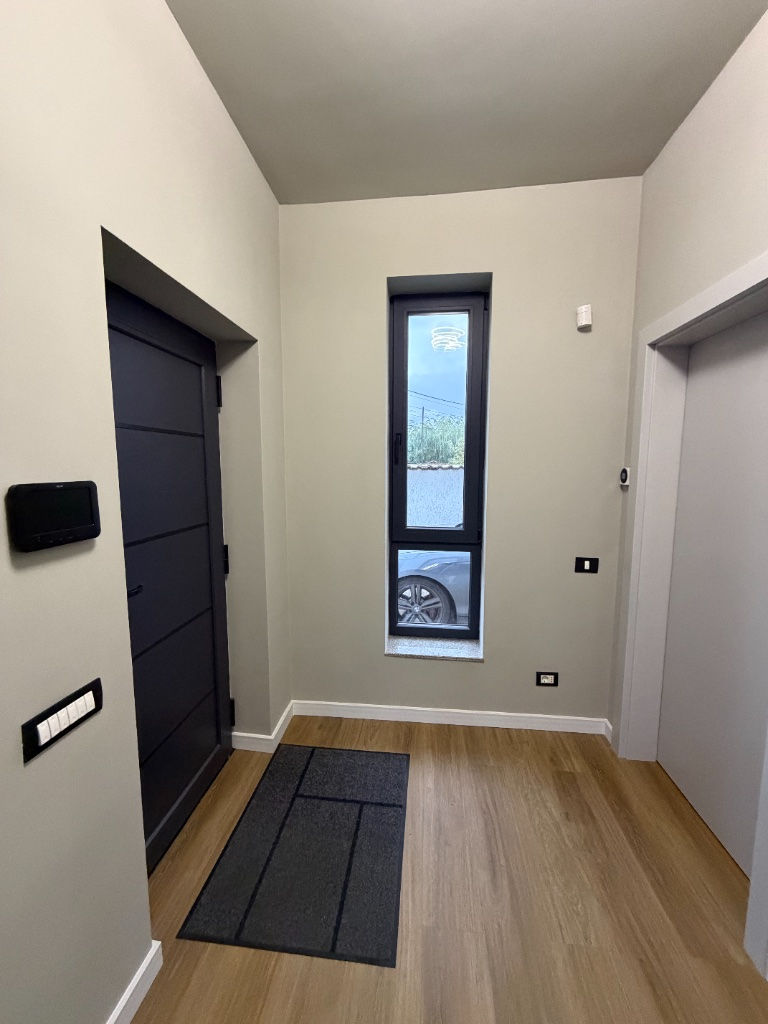
#> input picture .github/surse/cuier-hol/original.jpg, 768 x 1024 px
$ python render.py
#> lines starting #> are read from the running program, lines starting #| are printed output that depends on the picture
### .github/surse/cuier-hol/camera.py
"""Camera model of the hall photo, calibrated from straight room edges.

World frame (cm): X along the back wall (positive right, X=0 at the right corner),
Y up (Y=0 floor), Z out of the back wall towards the camera (Z=0 back wall plane).
The absolute scale comes from an assumed ceiling height H.
"""
import json
import os

import numpy as np
from scipy.optimize import least_squares

HERE = os.path.dirname(os.path.abspath(__file__))
PP = np.array([384.0, 512.0])
RN = 640.0

NAMES = ["f", "k1", "yaw", "pitch", "roll", "cx", "cy", "cz",
         "W", "hb", "ywt", "xwl", "xwr", "ys", "yd", "xl", "zc", "t93"]
SILL_PROTRUSION = 3.0


def rot(yaw, pitch, roll):
    cy, sy = np.cos(yaw), np.sin(yaw)
    cp, sp = np.cos(pitch), np.sin(pitch)
    cr, sr = np.cos(roll), np.sin(roll)
    R0 = np.diag([1.0, -1.0, -1.0])
    Ry = np.array([[cy, 0, sy], [0, 1, 0], [-sy, 0, cy]])
    Rx = np.array([[1, 0, 0], [0, cp, -sp], [0, sp, cp]])
    Rz = np.array([[cr, -sr, 0], [sr, cr, 0], [0, 0, 1]])
    return Rz @ Rx @ Ry @ R0


class Camera:
    def __init__(self, q, scale=1.0):
        self.q = dict(q)
        self.f = q["f"] * scale
        self.pp = PP * scale
        self.k1 = q["k1"]
        self.scale = scale
        self.R = rot(q["yaw"], q["pitch"], q["roll"])
        self.C = np.array([q["cx"], q["cy"], q["cz"]])

    def to_cam(self, P):
        return (self.R @ (np.atleast_2d(P) - self.C).T).T

    def project(self, P, distort=True):
        Pc = self.to_cam(P)
        uv = self.f * Pc[:, :2] / Pc[:, 2:3] + self.pp
        if distort and abs(self.k1) > 1e-9:
            uv = self._distort(uv)
        return uv

    # [8 lines left out: function _distort, not called in this run]

    def undistort(self, uv):
        d = np.atleast_2d(uv) - self.pp
        r2 = (d ** 2).sum(1, keepdims=True) / (RN * self.scale) ** 2
        return self.pp + d * (1 + self.k1 * r2)

    # [10 lines left out: functions ray, backproject, not called in this run]


def _line3d(name, q, H):
    W = q["W"]
    return np.array({
        "floor_back": ([-400, 0, 1.5], [100, 0, 1.5]),
        "base_top_back": ([-400, q["hb"], 1.5], [100, q["hb"], 1.5]),
        "ceil_back": ([-400, H, 0], [100, H, 0]),
        "corner_right": ([0, 0, 0], [0, H, 0]),
        "corner_left": ([-W, 0, 0], [-W, H, 0]),
        "ceil_right": ([0, H, 0], [0, H, 150]),
        "ceil_left": ([-W, H, 0], [-W, H, 150]),
        "win_top": ([-400, q["ywt"], 0], [100, q["ywt"], 0]),
        "win_left": ([q["xwl"], 0, 0], [q["xwl"], H, 0]),
        "win_right": ([q["xwr"], 0, 0], [q["xwr"], H, 0]),
        "sill_front": ([-400, q["ys"], SILL_PROTRUSION], [100, q["ys"], SILL_PROTRUSION]),
        "door_head": ([-1.2, q["yd"], 0], [-1.2, q["yd"], 150]),
        "door_leaf_bottom": ([q["xl"], 0, 0], [q["xl"], 0, 150]),
        "jamb_near": ([0, 0, q["zc"]], [0, H, q["zc"]]),
        "jamb_far": ([q["t93"], 0, q["zc"]], [q["t93"], H, q["zc"]]),
    }[name], float)


def calibrate(H):
#> called with H = 270
    segs = {k: np.array(v, float) for k, v in json.load(open(os.path.join(HERE, "segments.json"))).items()}
#> (reads .github/surse/cuier-hol/segments.json from the repository)
    s = H / 270.0

    def residuals(p):
        q = dict(zip(NAMES, p))
        cam = Camera(q)
        res = []
        for name, arr in segs.items():
            a, b = cam.project(_line3d(name, q, H), distort=False)
            n = np.array([-(b - a)[1], (b - a)[0]])
            n /= np.linalg.norm(n)
            for sg in arr:
                u = cam.undistort(np.linspace(sg[:2], sg[2:], 4))
                res.extend(((u - a) @ n).tolist())
        res.append(q["k1"] * 5)
        res.append(q["roll"] * 20)
        return np.array(res)

    p0 = np.array([380, 0.0, 0.1, 0.1, 0.0, -97 * s, 137 * s, 200 * s,
                   171 * s, 7 * s, 233 * s, -116 * s, -65 * s, 37 * s, 192 * s, 14 * s, 12 * s, 17 * s])
    sol = least_squares(residuals, p0, method="lm", max_nfev=20000)
    r = residuals(sol.x)[:-2]
    q = dict(zip(NAMES, map(float, sol.x)))
    q["H"] = H
    q["rms"] = float(np.sqrt((r ** 2).mean()))
    q["max"] = float(np.abs(r).max())
    return q


def load_camera(H=280.0, scale=1.0):
    path = os.path.join(HERE, f"camera_H{int(H)}.json")
    if not os.path.exists(path):
        json.dump(calibrate(H), open(path, "w"), indent=1)
    return Camera(json.load(open(path)), scale)


# [7 lines that do not run on import are left out]

### .github/surse/cuier-hol/design.py
"""Shared design parameters (cm) for the hall coat-rack proposal: wall LEFT of the window, no bench.

Coordinates: X along the back wall (X=0 at the corner with the right wall, negative towards the
window and the entrance-door wall), Y up from the floor, Z out of the back wall into the hall.
Measured on site: ceiling 270, wall between corner and window opening 55.0, window opening top
231.5 (38.5 below the ceiling), baseboard 8.0 high x 1.6 thick, brick wall, entrance door opens
90 degrees towards the window wall. The panel stands on the baseboard (which stays uncut): it must
not reach below the baseboard top.
Values marked "est." come from the calibrated photo and still deserve a check with the tape.
"""

SITE = dict(
    ceiling=270.0,
    window_x=(-116.0, -65.4),       # est. (opening width ~50.6)
    wall_w=55.0,
    window_top=231.5,
    sill_top=39.2,                  # est.
    sill_protrusion=3.0,            # est.
    baseboard_h=8.0,
    baseboard_t=1.6,
    wall_material="cărămidă",
    # entrance door in the left wall (hinges on the back-wall side, opens 90 deg into the hall)
    entry_open_z=(30.5, 113.3),     # est.
    entry_reveal_d=18.3,            # est.
    entry_head=194.0,               # est.
    entry_leaf_w=76.0,              # est.
    entry_leaf_t=6.0,
    entry_hinge_z=34.5,             # est.
    entry_handle=(6.0, 102.0, 6.5),  # est.: from free edge, height, projection
)
SITE["left_wall_x"] = SITE["window_x"][0] - SITE["wall_w"]

D = dict(
    n_slats=11, pitch=4.0, slat_w=2.7, slat_t=1.2, felt_t=0.9,
    hooks_up_y=178.0, hooks_up_slats=[2, 5, 8],
    hooks_lo_y=150.0, hooks_lo_slats=[3, 7],
    hook_r=1.1, hook_len=7.0, hook_tilt_deg=8.0,
    coat_depth=25.0,
)
D["panel_w"] = D["n_slats"] * D["pitch"]
ZF = D["felt_t"]
ZS = ZF + D["slat_t"]
N_SLATS = D["n_slats"]
EDGE = (D["pitch"] - D["slat_w"]) / 2.0
CUTS = []


class Layout:
    """Panel centred between the left wall and the window opening, top level with the window head,
    bottom resting on the top edge of the (uncut) baseboard."""

    def __init__(self, left_wall_x, window_x0, top, bottom):
        self.left_wall_x = left_wall_x
        self.window_x0 = window_x0
        self.wall_w = window_x0 - left_wall_x
        self.margin = (self.wall_w - D["panel_w"]) / 2.0
        self.x0 = left_wall_x + self.margin
        self.x1 = self.x0 + D["panel_w"]
        self.top = top
        self.bottom = bottom
        self.height = top - bottom

    def slat_x(self, i):
        a = self.x0 + EDGE + i * D["pitch"]
        return a, a + D["slat_w"]

    def slat_center(self, i):
        a, b = self.slat_x(i)
        return 0.5 * (a + b)

    def hooks(self):
        return ([(self.slat_center(i), D["hooks_up_y"]) for i in D["hooks_up_slats"]]
                + [(self.slat_center(i), D["hooks_lo_y"]) for i in D["hooks_lo_slats"]])


LAYOUT = Layout(SITE["left_wall_x"], SITE["window_x"][0], SITE["window_top"], SITE["baseboard_h"])
MARGIN = LAYOUT.margin
X0, X1 = LAYOUT.x0, LAYOUT.x1
D["panel_top"] = LAYOUT.top
D["panel_bottom"] = LAYOUT.bottom
D["panel_h"] = LAYOUT.height
slat_x = LAYOUT.slat_x
slat_center = LAYOUT.slat_center
hooks = LAYOUT.hooks


# [9 lines left out: function entry_door, not called in this run]

### .github/surse/cuier-hol/render.py
"""Render the coat-rack proposal into the hall photo using the calibrated camera."""
import os
import sys

import cv2
import numpy as np

from camera import load_camera
from design import CUTS, D, N_SLATS, SITE, ZF, ZS, Layout

HERE = os.path.dirname(os.path.abspath(__file__))
H_CEIL = SITE["ceiling"]
OUT = 2
SS = 2
RS = OUT * SS

VARIANTS = {
    "stejar": dict(slat="oak", felt=(0.105, 0.098, 0.100)),
    "antracit": dict(slat=(0.205, 0.180, 0.180), felt=(0.085, 0.080, 0.082)),
}

# ------------------------------------------------------------------ setup
cam1 = load_camera(H_CEIL)
cam = load_camera(H_CEIL, scale=RS)
# lay the panel out against the corner, window edge, window head and baseboard top as they appear in the photo
PHOTO_LEFT, PHOTO_WIN0, PHOTO_TOP = -cam1.q["W"], cam1.q["xwl"], cam1.q["ywt"]
PHOTO_BASE_TOP = cam1.q["hb"]
PHOTO_BASE_T = 1.5  # baseboard front plane used by the camera calibration (camera.py: base_top_back)
LY = Layout(PHOTO_LEFT, PHOTO_WIN0, PHOTO_TOP, PHOTO_BASE_TOP)
X0, X1, TOP, BOT = LY.x0, LY.x1, LY.top, LY.bottom
slat_x, hooks = LY.slat_x, LY.hooks
K = np.array([[cam.f, 0, cam.pp[0]], [0, cam.f, cam.pp[1]], [0, 0, 1.0]])
photo1 = cv2.imread(os.path.join(HERE, "original.jpg")).astype(np.float32) / 255.0
W, H = photo1.shape[1] * RS, photo1.shape[0] * RS
LIGHT = np.array([-90.0, 265.0, 110.0])
rng = np.random.RandomState(7)


def proj(P, c=cam):
    return c.project(np.atleast_2d(np.asarray(P, float)), distort=False)


def face_H(O, eu, ev, wu, hv, tw, th):
    A = np.diag([wu / tw, hv / th, 1.0])
    return K @ cam.R @ np.column_stack([eu, ev, np.asarray(O, float) - cam.C]) @ A


class Canvas:
    def __init__(self, bg):
        self.img = bg.copy()
        self.touch = np.zeros(bg.shape[:2], np.float32)

    def _bbox(self, Hm, tw, th, pad=3):
        pc = cv2.perspectiveTransform(np.array([[[0, 0], [tw, 0], [tw, th], [0, th]]], np.float64), Hm)[0]
        x0 = int(max(np.floor(pc[:, 0].min()) - pad, 0))
        x1 = int(min(np.ceil(pc[:, 0].max()) + pad, W))
        y0 = int(max(np.floor(pc[:, 1].min()) - pad, 0))
        y1 = int(min(np.ceil(pc[:, 1].max()) + pad, H))
        return x0, y0, x1, y1

    def face(self, tex, O, eu, ev, wu, hv, mask=None, shade=1.0, mult=None, solid=True):
        th, tw = tex.shape[:2]
        Hm = face_H(O, eu, ev, wu, hv, tw, th)
        x0, y0, x1, y1 = self._bbox(Hm, tw, th)
        if x1 <= x0 or y1 <= y0:
            return
        T = np.array([[1, 0, -x0], [0, 1, -y0], [0, 0, 1.0]]) @ Hm
        size = (x1 - x0, y1 - y0)
        rgb = cv2.warpPerspective(tex, T, size, flags=cv2.INTER_LINEAR, borderMode=cv2.BORDER_REPLICATE)
        m = np.ones((th, tw), np.float32) if mask is None else mask
        a = cv2.warpPerspective(m, T, size, flags=cv2.INTER_LINEAR, borderMode=cv2.BORDER_CONSTANT, borderValue=0)
        if solid:
            a = np.clip(a * 2.0, 0, 1)
        rgb = rgb * shade
        if mult is not None:
            rgb = rgb * mult[y0:y1, x0:x1, None]
        self.blend(x0, y0, rgb, a)

    def multiply(self, fac, O, eu, ev, wu, hv):
        """Multiply the canvas by a factor map defined on a planar patch."""
        th, tw = fac.shape[:2]
        Hm = face_H(O, eu, ev, wu, hv, tw, th)
        x0, y0, x1, y1 = self._bbox(Hm, tw, th)
        if x1 <= x0 or y1 <= y0:
            return
        T = np.array([[1, 0, -x0], [0, 1, -y0], [0, 0, 1.0]]) @ Hm
        f = cv2.warpPerspective(fac.astype(np.float32), T, (x1 - x0, y1 - y0), flags=cv2.INTER_LINEAR,
                                borderMode=cv2.BORDER_CONSTANT, borderValue=(1.0, 1.0, 1.0, 1.0))
        if f.ndim == 2:
            f = f[..., None]
        self.img[y0:y1, x0:x1] *= f
        changed = (np.abs(f - 1.0).max(axis=2) > 0.004).astype(np.float32)
        self.touch[y0:y1, x0:x1] = np.maximum(self.touch[y0:y1, x0:x1], changed)

    def poly(self, pts, color, aa=True):
        pts = np.asarray(pts, float)
        x0 = int(max(np.floor(pts[:, 0].min()) - 2, 0))
        x1 = int(min(np.ceil(pts[:, 0].max()) + 2, W))
        y0 = int(max(np.floor(pts[:, 1].min()) - 2, 0))
        y1 = int(min(np.ceil(pts[:, 1].max()) + 2, H))
        if x1 <= x0 or y1 <= y0:
            return
        m = np.zeros((y1 - y0, x1 - x0), np.uint8)
        p = np.round((pts - [x0, y0]) * 16).astype(np.int32)
        cv2.fillPoly(m, [p], 255, lineType=cv2.LINE_AA if aa else cv2.LINE_8, shift=4)
        a = np.clip(m.astype(np.float32) / 255.0 * 1.6, 0, 1)
        rgb = np.broadcast_to(np.asarray(color, np.float32), a.shape + (3,))
        self.blend(x0, y0, rgb, a)

    def blend(self, x0, y0, rgb, a):
        h, w = a.shape
        sl = (slice(y0, y0 + h), slice(x0, x0 + w))
        self.img[sl] = self.img[sl] * (1 - a[..., None]) + rgb * a[..., None]
        self.touch[sl] = np.maximum(self.touch[sl], a)


# ------------------------------------------------------------------ textures
def floor_texture(r=6.0, X=(-100.0, -10.0), Z=(33.0, 99.0)):
#> called with r = 6, X = (-100, -10), Z = (33, 99)
    O = np.array([X[0], 0.0, Z[0]])
    w, h = int((X[1] - X[0]) * r), int((Z[1] - Z[0]) * r)
    K1 = np.array([[cam1.f, 0, cam1.pp[0]], [0, cam1.f, cam1.pp[1]], [0, 0, 1.0]])
    Hm = K1 @ cam1.R @ np.column_stack([[1, 0, 0], [0, 0, 1], O - cam1.C]) @ np.diag([1 / r, 1 / r, 1])
    t = cv2.warpPerspective(photo1, Hm, (w, h), flags=cv2.INTER_CUBIC | cv2.WARP_INVERSE_MAP)
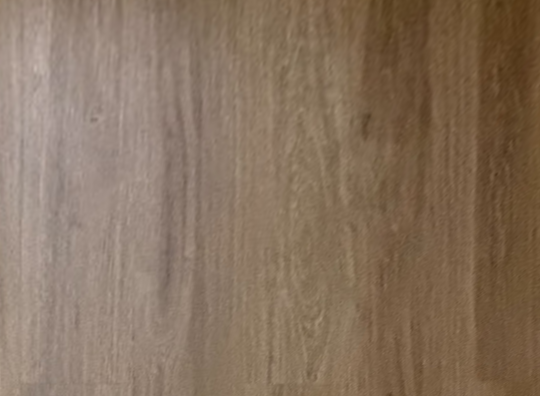
#> t: shape (396, 540, 3) float32; mean B, G, R 0.373, 0.45, 0.532
    low = cv2.GaussianBlur(t, (0, 0), 30)
    t = t / np.maximum(low, 1e-3) * t.reshape(-1, 3).mean(0)
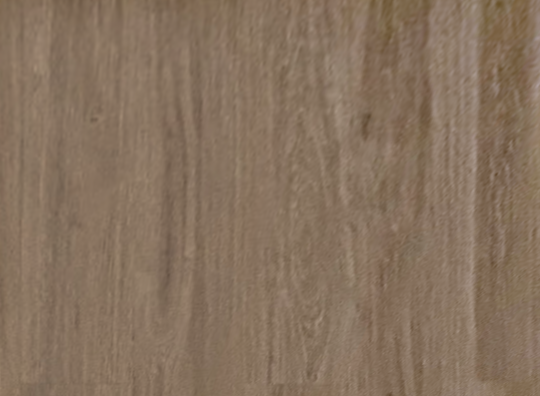
#> t: shape (396, 540, 3) float32; mean B, G, R 0.372, 0.449, 0.532
    return np.clip(t, 0, 1).astype(np.float32), r


OAK, OAK_R = floor_texture()
#> OAK_R = 6
OAK_MEAN = OAK.reshape(-1, 3).mean(0)
#> OAK_MEAN = [0.372, 0.449, 0.532]
#> (the rest of the program and of its run is left out)
